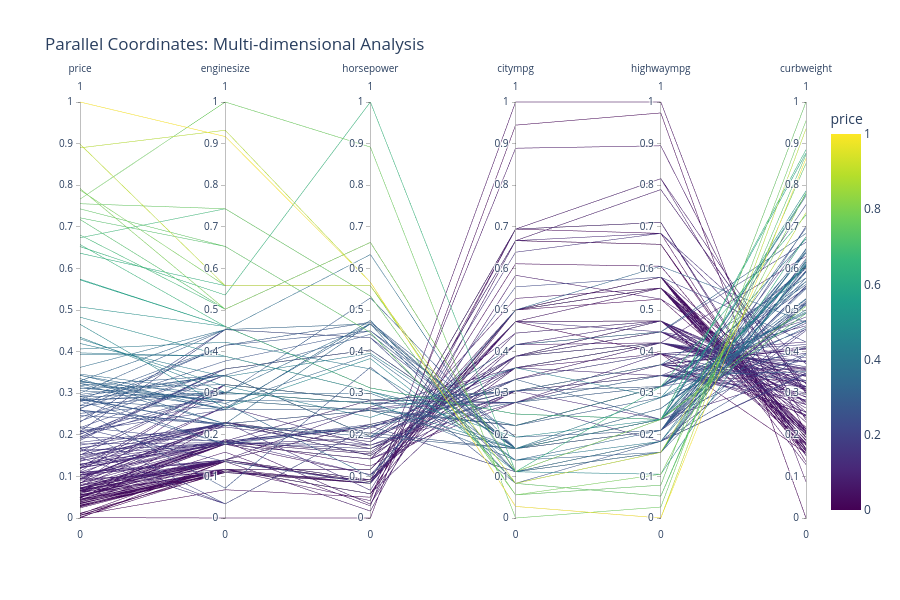

Here is the notebook cell this chart was saved with:
### Code cell
# 4.3.3 Parallel Coordinates Plot
# Select features for parallel coordinates
features_to_plot = ['price', 'enginesize', 'horsepower', 'citympg', 'highwaympg', 'curbweight']
df_parallel = df[features_to_plot + ['fueltype']].copy()

# Normalise values for better visualisation
for col in features_to_plot:
    df_parallel[col] = (df_parallel[col] - df_parallel[col].min()) / (df_parallel[col].max() - df_parallel[col].min())

fig = px.parallel_coordinates(df_parallel, 
                               dimensions=features_to_plot,
                               color=df_parallel['price'],
                               color_continuous_scale='Viridis',
                               title='Parallel Coordinates: Multi-dimensional Analysis')

fig.update_layout(height=600)
fig.show()

print("💡 Key Learning: Parallel coordinates visualise high-dimensional data patterns.")

### Figure 1 — Plotly figure (JSON) as saved in the notebook; plotly's stock layout.template omitted (floating-point values rounded to 4 significant figures; data arrays with more than 128 entries replaced by an {"elided": "..."} marker saying what was removed)
{"data": [{"dimensions": [{"label": "price", "values": {"elided": "205 float values"}}, {"label": "enginesize", "values": {"elided": "205 float values"}}, {"label": "horsepower", "values": {"elided": "205 float values"}}, {"label": "citympg", "values": {"elided": "205 float values"}}, {"label": "highwaympg", "values": {"elided": "205 float values"}}, {"label": "curbweight", "values": {"elided": "205 float values"}}], "domain": {"x": [0, 1], "y": [0, 1]}, "line": {"color": {"elided": "205 float values"}, "coloraxis": "coloraxis"}, "name": "", "type": "parcoords"}], "layout": {"coloraxis": {"colorbar": {"title": {"text": "price"}}, "colorscale": [[0, "#440154"], [0.1111, "#482878"], [0.2222, "#3e4989"], [0.3333, "#31688e"], [0.4444, "#26828e"], [0.5556, "#1f9e89"], [0.6667, "#35b779"], [0.7778, "#6ece58"], [0.8889, "#b5de2b"], [1, "#fde725"]]}, "height": 600, "legend": {"tracegroupgap": 0}, "title": {"text": "Parallel Coordinates: Multi-dimensional Analysis"}}}
